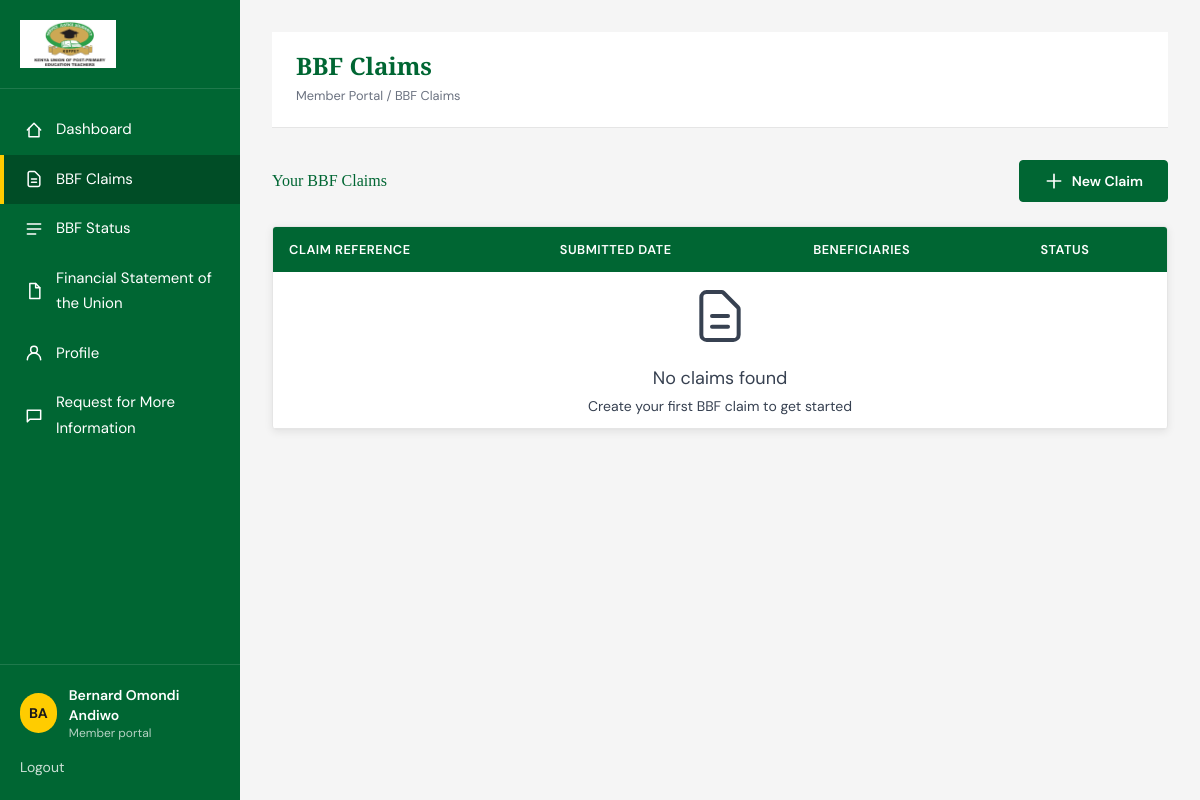
Page /dashboard/bbf-claims/ (signed in) on the committed database.
### accounts/models.py (models this page shows, shortened)
class CustomUser(AbstractUser):
    tsc_number = models.CharField(max_length=50, unique=True)
    email = models.EmailField(_('email address'), unique=True, null=True, blank=True)
    phone_number = models.CharField(max_length=20, blank=True)
    sub_county = models.CharField(max_length=100, blank=True)
    school = models.CharField(max_length=150, blank=True)
    APPROVAL_STATUS_CHOICES = [
        ('PENDING', _('Pending Approval')),
        ('APPROVED', _('Approved')),
        ('REJECTED', _('Rejected')),
    ]
    approval_status = models.CharField(max_length=10, choices=APPROVAL_STATUS_CHOICES, default='PENDING')
    approval_date = models.DateTimeField(null=True, blank=True)
    approved_by = models.ForeignKey(
        'self',
        on_delete=models.SET_NULL,
        null=True,
        blank=True,
        related_name='approved_users'
    )
    totp_secret = models.CharField(max_length=16, blank=True)
    totp_enabled = models.BooleanField(default=False)
    is_subcounty_rep = models.BooleanField(default=False)
    is_county_rep = models.BooleanField(default=False)
    username = None
    USERNAME_FIELD = 'tsc_number' # Use TSC number for login
    REQUIRED_FIELDS = ['email']
    objects = CustomUserManager()

### dashboard/views.py (the view)
# urls.py: path('bbf-claims/', views.BBFClaimsListView.as_view(), name='bbf_claims'),
class BBFClaimsListView(LoginRequiredMixin, ListView):
    template_name = "dashboard/bbf_claims_list.html"
    login_url = reverse_lazy("login")
    context_object_name = "claims"
    def get_queryset(self):
        return BBFClaim.objects.filter(member=self.request.user).order_by("-submitted_at")

### templates/dashboard/bbf_claims_list.html (shortened to what this page needs)
{% extends 'dashboard/base_dashboard.html' %}
{% load static %}
{% block dashboard_title %}BBF Claims{% endblock %}
{% block dashboard_breadcrumb %}Member Portal / BBF Claims{% endblock %}
{% block dashboard_content %}
<div class="space-y-6">
    <div class="flex items-center justify-between">
        <div class="flex items-center gap-4">
            <h2 class="dashboard-heading">Your BBF Claims</h2>
        </div>
        <a href="{% url 'bbf_claim_create' %}" class="btn btn-primary">
            <svg class="h-5 w-5" fill="none" stroke="currentColor" viewBox="0 0 24 24" aria-hidden="true">
                <path stroke-linecap="round" stroke-linejoin="round" stroke-width="2" d="M12 4v16m8-8H4"></path>
            </svg>
            <span>New Claim</span>
        </a>
    </div>
    <div class="table-shell">
        <table class="data-table">
            <thead>
                <tr>
                    <th>Claim Reference</th>
                    <th>Submitted Date</th>
                    <th>Beneficiaries</th>
                    <th>Status</th>
                </tr>
            </thead>
            <tbody>
                {% for claim in claims %}
                    <tr class="cursor-pointer hover:bg-[var(--bg-card-hover)]" onclick="window.location.href='{% url 'bbf_claim_detail' pk=claim.pk %}'">
                        <td class="font-mono text-sm">{{ claim.claim_reference }}</td>
                        <td>{{ claim.submitted_at|date:"M d, Y H:i" }}</td>
                        <td>{{ claim.beneficiaries_count }}</td>
                        <td>
                            {% if claim.status == 'pending' %}
                                <span class="status-badge status-badge--muted">Pending</span>
                            {% elif claim.status == 'awaiting_subcounty' %}
                                <span class="status-badge status-badge--pending">Awaiting Subcounty Confirmation</span>
                            {% elif claim.status == 'awaiting_county' %}
                                <span class="status-badge status-badge--info">Awaiting County Confirmation</span>
                            {% elif claim.status == 'approved' %}
                                <span class="status-badge status-badge--good">Approved</span>
                            {% elif claim.status == 'rejected' %}
                                <span class="status-badge status-badge--bad">Rejected</span>
                            {% endif %}
                        </td>
                    </tr>
                {% empty %}
                    <tr>
                        <td colspan="4" class="text-center text-[var(--gray-500)] py-12">
                            <svg class="h-16 w-16 mx-auto mb-4 text-[var(--gray-400)]" fill="none" stroke="currentColor" viewBox="0 0 24 24">
                                <path stroke-linecap="round" stroke-linejoin="round" stroke-width="1.5" d="M9 12h6m-6 4h6m2 5H7a2 2 0 01-2-2V5a2 2 0 012-2h5.586a1 1 0 01.707.293l5.414 5.414a1 1 0 01.293.707V19a2 2 0 01-2 2z"></path>
                            </svg>
                            <p class="text-lg">No claims found</p>
                            <p class="text-sm mt-1">Create your first BBF claim to get started</p>
                        </td>
                    </tr>
                {% endfor %}
            </tbody>
        </table>
    </div>
</div>
{% endblock %}

### templates/dashboard/base_dashboard.html (shortened to what this page needs)
{% extends 'base.html' %}
{% load static %}
{% block body_class %}dashboard-body{% endblock %}
{% block site_shell %}
<div class="dashboard-shell">
    <aside class="dashboard-sidebar" id="dashboard-sidebar">
        <div class="dashboard-sidebar__logo">
            <a href="{% url 'dashboard' %}">
                <img src="{% static 'images/kuppet.png' %}" alt="KUPPET Siaya Branch logo">
            </a>
        </div>
        <nav class="dashboard-nav" aria-label="Dashboard navigation">
            <a href="{% url 'dashboard' %}" class="dashboard-nav-link {% if request.resolver_match.url_name == 'dashboard' %}is-active{% endif %}">
                <svg class="dashboard-nav-icon" fill="none" stroke="currentColor" viewBox="0 0 24 24" aria-hidden="true">
                    <path stroke-linecap="round" stroke-linejoin="round" stroke-width="1.8" d="M4 12l8-8 8 8"></path>
                    <path stroke-linecap="round" stroke-linejoin="round" stroke-width="1.8" d="M6 10v10h12V10"></path>
                </svg>
                <span class="dashboard-nav-label">Dashboard</span>
            </a>
            <a href="{% url 'bbf_claims' %}" class="dashboard-nav-link {% if request.resolver_match.url_name == 'bbf_claims' or request.resolver_match.url_name == 'bbf_claim_create' or request.resolver_match.url_name == 'bbf_claim_detail' %}is-active{% endif %}">
                <svg class="dashboard-nav-icon" fill="none" stroke="currentColor" viewBox="0 0 24 24" aria-hidden="true">
                    <path stroke-linecap="round" stroke-linejoin="round" stroke-width="1.8" d="M9 12h6m-6 4h6m2 5H7a2 2 0 01-2-2V5a2 2 0 012-2h5.586a1 1 0 01.707.293l5.414 5.414a1 1 0 01.293.707V19a2 2 0 01-2 2z"></path>
                </svg>
                <span class="dashboard-nav-label">BBF Claims</span>
            </a>
            <a href="{% url 'bbf_status' %}" class="dashboard-nav-link {% if request.resolver_match.url_name == 'bbf_status' %}is-active{% endif %}">
                <svg class="dashboard-nav-icon" fill="none" stroke="currentColor" viewBox="0 0 24 24" aria-hidden="true">
                    <path stroke-linecap="round" stroke-linejoin="round" stroke-width="1.8" d="M4 6h16M4 12h16M4 18h10"></path>
                </svg>
                <span class="dashboard-nav-label">BBF Status</span>
            </a>
            <a href="{% url 'financials' %}" class="dashboard-nav-link {% if request.resolver_match.url_name == 'financials' %}is-active{% endif %}">
                <svg class="dashboard-nav-icon" fill="none" stroke="currentColor" viewBox="0 0 24 24" aria-hidden="true">
                    <path stroke-linecap="round" stroke-linejoin="round" stroke-width="1.8" d="M7 3h7l5 5v13H7z"></path>
                    <path stroke-linecap="round" stroke-linejoin="round" stroke-width="1.8" d="M14 3v5h5"></path>
                </svg>
                <span class="dashboard-nav-label">Financial Statement of the Union</span>
            </a>
            <a href="{% url 'profile' %}" class="dashboard-nav-link {% if request.resolver_match.url_name == 'profile' %}is-active{% endif %}">
                <span class="dashboard-nav-label">Profile</span>
            </a>
            <a href="{% url 'support' %}" class="dashboard-nav-link {% if request.resolver_match.url_name == 'support' %}is-active{% endif %}">
                <svg class="dashboard-nav-icon" fill="none" stroke="currentColor" viewBox="0 0 24 24" aria-hidden="true">
                    <path stroke-linecap="round" stroke-linejoin="round" stroke-width="1.8" d="M4 5h16v11H7l-3 3V5z"></path>
                </svg>
                <span class="dashboard-nav-label">Request for More Information</span>
            </a>
        </nav>
        <div class="dashboard-sidebar__footer">
            <div class="mb-3 flex items-center gap-3">
                <span class="avatar-badge">{{ user.first_name|default:user.tsc_number|slice:":1" }}{{ user.last_name|slice:":1" }}</span>
                <div class="dashboard-sidebar__footer-text">
                    <p class="text-sm font-semibold">{{ user.get_full_name|default:user.tsc_number }}</p>
                    <p class="text-xs text-white/70">Member portal</p>
                </div>
            </div>
            <a href="{% url 'logout' %}" class="text-sm text-white/80 hover:text-white hover:underline">Logout</a>
        </div>
    </aside>
    <main class="dashboard-main">
        <div class="dashboard-main__inner">
            <div class="dashboard-heading-bar">
                <div class="flex items-start gap-4">
                    <div>
                        <h1>{% block dashboard_title %}Member Dashboard{% endblock %}</h1>
                        <p class="dashboard-breadcrumb">{% block dashboard_breadcrumb %}Member Portal{% endblock %}</p>
                    </div>
                </div>
            </div>
            {% block dashboard_content %}{% endblock %}
        </div>
    </main>
</div>
{% endblock %}

### rows in the picture
CustomUser: first_name "B", last_name "A", get_full_name "Bernard Omondi Andiwo"
